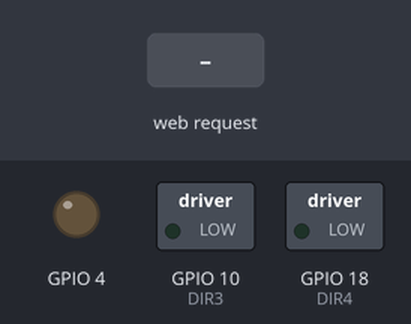
This sketch was run on a simulated ESP32-S3. Parts: switched loads named in the sketch (green lamp = pin HIGH), output pins drawn as LEDs (lit = HIGH). Inputs (shaded band) come from the test bench. WiFi joins after 1.5 s; servers stay silent unless stated; what the sketch prints to the serial monitor is not drawn.

Above: at 2.7 s.
2.8 s: HTTP request GET /H received
At 3.9 s:
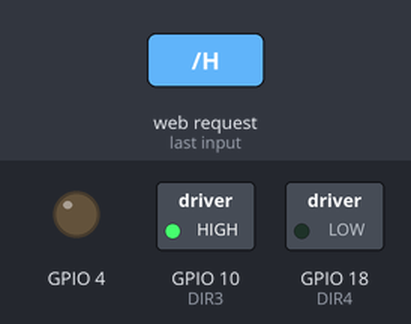
4.3 s: HTTP request GET /L received
At 5.1 s:
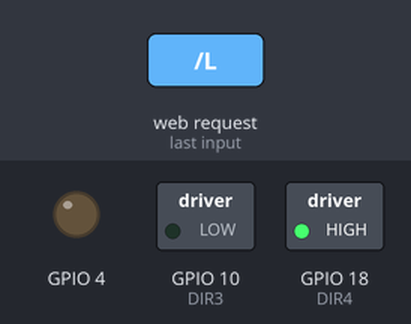
5.8 s: HTTP request GET /slider?val= received
At 6.3 s:
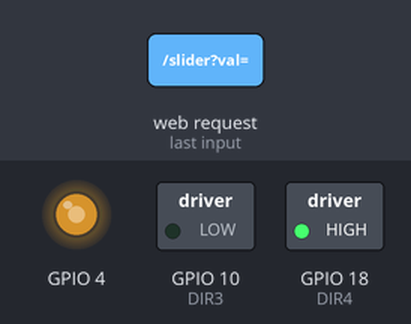
7.3 s: HTTP request GET /H received
At 8.7 s:
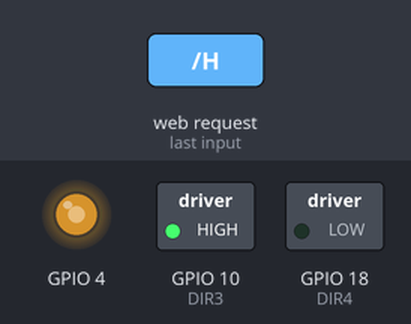
Timing chart, 0 to 9.8 s (numbered marks = the images above; inputs shaded):
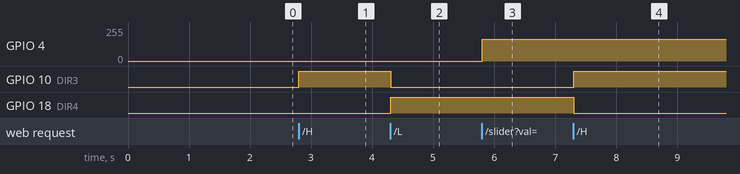

Measured:
- after the input at 2.8 s, GPIO 10 (DIR3): LOW → HIGH at once
- after the input at 4.3 s, GPIO 10 (DIR3): HIGH → LOW at once; GPIO 18 (DIR4): LOW → HIGH at once
- after the input at 5.8 s, GPIO 4: 0/255 → 164/255 at once
- after the input at 7.3 s, GPIO 10 (DIR3): LOW → HIGH at once; GPIO 18 (DIR4): HIGH → LOW at once

The sketch:

lab414.ino
```cpp
#include "html510.h"
#include "webpage2.h"
HTML510Server h(80);

#define PWM3 4
#define DIR3 10
#define DIR4 18
const char* ssid="APT207";
const char* pass ="walnut207";

volatile int prevduty=0;
void handleRoot() {
  h.sendhtml(body);
}
void handleSlider(){
  int dutyCycle;  // Current Duty Cycle
  int sliderValue = h.getVal();   // Get Slider Value

  // Website Report Status (DEBUG)
  String s = "Slider ";
  s = s+String(sliderValue)+"%";  // Add Slider Value to Website Status String
  s = s+", DutyCycle ";
  dutyCycle = 165+0.91*sliderValue;       // Equation for getting the motor to run from low duty values as voltage into motor is not same as whatever is coming from the channel
  s = s+String(dutyCycle);  // Add Duty Cycle to Website Status String
  h.sendplain(s); // Send updated values back to website
  ledcWrite(1,dutyCycle);      // updating the channel with current slider value reading for duty cycle
}

void handleH(){
  Serial.println("Dir is forward"); // LED ON

  digitalWrite(DIR3,HIGH); // setting 1A to high and 2A to low for first config mode( forward/clockwise rotation)
  digitalWrite(DIR4,LOW);

  h.sendhtml(body); // acknowledge
}

void handleL(){

  Serial.println("Dir is reverse");// LED OFF
  digitalWrite(DIR3, LOW);            // setting 2A to high and 1A to low for second config mode( backward/counter-clockwise rotation)
  digitalWrite( DIR4,HIGH);

  h.sendhtml(body); // acknowledge
}


void setup() {
  // put your setup code here, to run once:
  Serial.begin(115200);
  pinMode(DIR3,OUTPUT);             // setting the pins mode to output
  pinMode(DIR4,OUTPUT);


  ledcSetup(1,20000,8);  // setting up timer or pwm channel
  ledcAttachPin(4,1);    // attaching the gpio to the timer/ pwm channel

  WiFi.mode(WIFI_MODE_STA);
  WiFi.begin(ssid,pass);

  while(WiFi.status()!=WL_CONNECTED){
    delay(500);
    Serial.print(".");
  }

  Serial.print("Use this URL to connect: http://");
  Serial.print(WiFi.localIP());
  Serial.println("/");

  h.begin();  // Begin hosting WebSite
  h.attachHandler("/ ",handleRoot);
  // direction_Button_Handlers
  h.attachHandler("/H",handleH);
  h.attachHandler("/L",handleL);

  // PWM_Slider_Handler
  h.attachHandler("/slider?val=",handleSlider);
}

void loop() {
  // put your main code here, to run repeatedly:
  h.serve();
  delay(10);
}
```

html510.cpp
```cpp
// (licence header left out)
#include "html510.h"

void HTML510Server::begin(int port){
    server.begin(port);
}

void HTML510Server::attachHandler( String key, void (*handler)() ) {
  char lastchar = key[key.length()-1];
  if (lastchar != ' ' && lastchar != '=')
    key = key + " ";
  handlerptrs[numHandler] = handler;
  handlerpars[numHandler] = "GET "+key;
  numHandler++;
}

void HTML510Server::sendbmp( unsigned char *bmpHeader, int bmpHeadersize, unsigned char *data, int datasize) {
  String s = BMPimageType;
  client.print(s);
  client.write(bmpHeader, bmpHeadersize);
  client.write(data, datasize);
}

//*** HTML text handling routines ****
void HTML510Server::sendhtml(String data) {
  String s = HTMLtextType;
  s = s+data;
  client.print(s);
}

void HTML510Server::sendplain(String data) {
  String s = plaintextType;
  s = s+data;
  client.print(s);
}

String HTML510Server::getText(){
  String txt = "";
  while (client.connected()) {
    if (client.available())  {
      char c = client.read();
      if (c<=' ') break;
      txt += c;
    }
  }
  return txt;
}

int HTML510Server::getVal(){
  String num = "";
  while (client.connected()) {
    if (client.available())  {
      char d = client.read();
      num += d;
      if (d !='-' && (d<'0' || d>'9') ) break;
    }
  }
  return num.toInt();
}

//*** web server hack ***
// Could use Webserver.h routines, but they are 100x  slower, so use a faster hack
// looks for key parameter at beginning of header, ignores everything else
void HTML510Server::serve() {
  int breakflag=0;
  client = server.available();
  if (client)  {
    String currentLine = "";

    while (client.connected()) {
      if (client.available())  {
        char c = client.read();
        //Serial.write(c);
        if (c== '\n') break; // only read 1st line, break & close connection

        currentLine += c;
        for (int i=0;i<numHandler; i++){
          if(currentLine.startsWith(handlerpars[i])) {
            (*handlerptrs[i])();
            client.stop();    // found one, so close the connection
            return ;
          }
        }
      }
    }
    client.stop();    // Close the connection
  }
}
```

html510.h
```cpp
/*
 * header for MEAM510 hacks for web interface
 * Nov 2021
 * Use at your own risk
 *
 */

#ifndef HTML510SERVER_h
#define HTML510SERVER_h

#include <WiFi.h>
#include <WiFiClient.h>
const char HTMLtextType[] PROGMEM = R"===(HTTP/1.1 200 OK
Content-type:text/html

)==="; // note last newline is important

// cache-control important for streaming images
const char BMPimageType[] PROGMEM = R"===(HTTP/1.1 200 OK
Content-type:image/bmp
Cache-control: no-cache, no-store, must-revalidate

)==="; // note last newline is important

const char plaintextType[] PROGMEM = R"===(HTTP/1.1 200 OK
Content-type:text/plain

)==="; // note last newline is important


class HTML510Server
{
private:
  WiFiClient client;
  WiFiServer server;

  #define MAXHANDLERS 30
  int numHandler=0;
  void (*handlerptrs[MAXHANDLERS])();
  String handlerpars[MAXHANDLERS];

public:
  HTML510Server(int port): server(port) // default constructor
  {
  }
  void begin(int port=80);
  void attachHandler(String key, void (*handler)());
  void serve();
  void sendhtml(String data) ;
  void sendplain(String data);
  void sendbmp( unsigned char *bmpHeader, int bmpHeadersize, unsigned char *data, int datasize);
  String getText();
  int getVal();
};

#endif
```

webpage2.h
```cpp
const char body[] PROGMEM=R"===(
<!DOCTYPE html>
<html>
  <body>
    <a href="/L">Backwards </a> <br>

    <a href="/H">Forwards  </a> <br>


    <br>
    <input type="range" min="1" max="100" value="1"  id="slider">
    <span id="sliderlabel">  </span> <br>
  </body>
  <script>
    function hit() {
      var xhttp = new XMLHttpRequest();
      xhttp.open("GET", "hit", true);
      xhttp.send();
    }
    setInterval(updateLabel, 1000);
    updateLabel();
    function updateLabel() {
      var xhttp = new XMLHttpRequest();
      xhttp.onreadystatechange = function() {
        if (this.readyState == 4 && this.status == 200) {
          document.getElementById("buttonlabel").innerHTML = this.responseText;
        }
      };
      xhttp.open("GET", "LEDstate", true);
      xhttp.send();
    }
    slider.onchange = function() {
      var xhttp = new XMLHttpRequest();
      xhttp.onreadystatechange = function() {
        if (this.readyState == 4 && this.status == 200) {
          document.getElementById("sliderlabel").innerHTML = this.responseText;
        }
      };
      var str = "slider?val=";
      var res = str.concat(this.value);
      xhttp.open("GET", res, true);
      xhttp.send();
    }
  </script>
</html>
)===";
```
